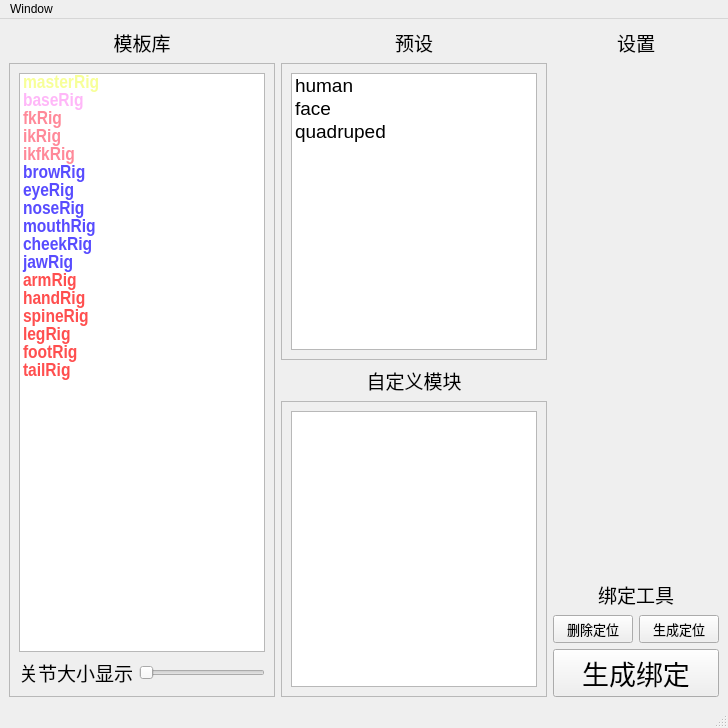
<?xml version="1.0" encoding="UTF-8"?>
<ui version="4.0">
 <class>MainWindow</class>
 <widget class="QMainWindow" name="MainWindow">
  <property name="geometry">
   <rect>
    <x>0</x>
    <y>0</y>
    <width>728</width>
    <height>728</height>
   </rect>
  </property>
  <property name="windowTitle">
   <string>MuZi_BindingSystem</string>
  </property>
  <widget class="QWidget" name="centralwidget">
   <layout class="QGridLayout" name="gridLayout">
    <item row="0" column="0">
     <layout class="QHBoxLayout" name="horizontalLayout">
      <item>
       <layout class="QVBoxLayout" name="proxy_layout">
        <property name="sizeConstraint">
         <enum>QLayout::SetDefaultConstraint</enum>
        </property>
        <item>
         <widget class="QLabel" name="proxy_label">
          <property name="enabled">
           <bool>true</bool>
          </property>
          <property name="sizePolicy">
           <sizepolicy hsizetype="Preferred" vsizetype="Preferred">
            <horstretch>0</horstretch>
            <verstretch>0</verstretch>
           </sizepolicy>
          </property>
          <property name="sizeIncrement">
           <size>
            <width>0</width>
            <height>0</height>
           </size>
          </property>
          <property name="font">
           <font>
            <family>Agency FB</family>
            <pointsize>14</pointsize>
           </font>
          </property>
          <property name="contextMenuPolicy">
           <enum>Qt::DefaultContextMenu</enum>
          </property>
          <property name="layoutDirection">
           <enum>Qt::LeftToRight</enum>
          </property>
          <property name="text">
           <string>模板库</string>
          </property>
          <property name="alignment">
           <set>Qt::AlignCenter</set>
          </property>
         </widget>
        </item>
        <item>
         <widget class="QScrollArea" name="scrollArea">
          <property name="widgetResizable">
           <bool>true</bool>
          </property>
          <widget class="QWidget" name="scrollAreaWidgetContents">
           <property name="geometry">
            <rect>
             <x>0</x>
             <y>0</y>
             <width>262</width>
             <height>629</height>
            </rect>
           </property>
           <layout class="QGridLayout" name="gridLayout_2">
            <item row="1" column="0">
             <layout class="QHBoxLayout" name="horizontalLayout_2">
              <item>
               <widget class="QLabel" name="jointRadius_label">
                <property name="font">
                 <font>
                  <family>Agency FB</family>
                  <pointsize>14</pointsize>
                 </font>
                </property>
                <property name="text">
                 <string>关节大小显示</string>
                </property>
               </widget>
              </item>
              <item>
               <widget class="QSlider" name="jointRadius_Slider">
                <property name="font">
                 <font>
                  <family>Agency FB</family>
                  <pointsize>14</pointsize>
                 </font>
                </property>
                <property name="contextMenuPolicy">
                 <enum>Qt::DefaultContextMenu</enum>
                </property>
                <property name="layoutDirection">
                 <enum>Qt::LeftToRight</enum>
                </property>
                <property name="minimum">
                 <number>1</number>
                </property>
                <property name="maximum">
                 <number>50</number>
                </property>
                <property name="orientation">
                 <enum>Qt::Horizontal</enum>
                </property>
               </widget>
              </item>
             </layout>
            </item>
            <item row="0" column="0">
             <widget class="QListWidget" name="proxy_widget">
              <property name="sizePolicy">
               <sizepolicy hsizetype="Preferred" vsizetype="Expanding">
                <horstretch>0</horstretch>
                <verstretch>0</verstretch>
               </sizepolicy>
              </property>
              <property name="baseSize">
               <size>
                <width>0</width>
                <height>0</height>
               </size>
              </property>
              <property name="font">
               <font>
                <family>Arial Narrow</family>
                <pointsize>14</pointsize>
                <weight>75</weight>
                <italic>false</italic>
                <bold>true</bold>
               </font>
              </property>
              <property name="mouseTracking">
               <bool>false</bool>
              </property>
              <property name="focusPolicy">
               <enum>Qt::StrongFocus</enum>
              </property>
              <property name="layoutDirection">
               <enum>Qt::LeftToRight</enum>
              </property>
              <property name="autoFillBackground">
               <bool>false</bool>
              </property>
              <property name="styleSheet">
               <string notr="true"/>
              </property>
              <property name="lineWidth">
               <number>0</number>
              </property>
              <property name="autoScroll">
               <bool>true</bool>
              </property>
              <property name="editTriggers">
               <set>QAbstractItemView::DoubleClicked|QAbstractItemView::EditKeyPressed</set>
              </property>
              <property name="dragEnabled">
               <bool>false</bool>
              </property>
              <property name="dragDropOverwriteMode">
               <bool>false</bool>
              </property>
              <property name="dragDropMode">
               <enum>QAbstractItemView::NoDragDrop</enum>
              </property>
              <property name="selectionMode">
               <enum>QAbstractItemView::SingleSelection</enum>
              </property>
              <property name="selectionRectVisible">
               <bool>false</bool>
              </property>
              <property name="sortingEnabled">
               <bool>false</bool>
              </property>
              <item>
               <property name="text">
                <string>masterRig</string>
               </property>
               <property name="foreground">
                <brush brushstyle="SolidPattern">
                 <color alpha="255">
                  <red>247</red>
                  <green>255</green>
                  <blue>152</blue>
                 </color>
                </brush>
               </property>
              </item>
              <item>
               <property name="text">
                <string>baseRig</string>
               </property>
               <property name="foreground">
                <brush brushstyle="SolidPattern">
                 <color alpha="255">
                  <red>255</red>
                  <green>183</green>
                  <blue>248</blue>
                 </color>
                </brush>
               </property>
              </item>
              <item>
               <property name="text">
                <string>fkRig</string>
               </property>
               <property name="background">
                <brush brushstyle="NoBrush">
                 <color alpha="255">
                  <red>0</red>
                  <green>0</green>
                  <blue>0</blue>
                 </color>
                </brush>
               </property>
               <property name="foreground">
                <brush brushstyle="SolidPattern">
                 <color alpha="255">
                  <red>255</red>
                  <green>137</green>
                  <blue>153</blue>
                 </color>
                </brush>
               </property>
              </item>
              <item>
               <property name="text">
                <string>ikRig</string>
               </property>
               <property name="foreground">
                <brush brushstyle="SolidPattern">
                 <color alpha="255">
                  <red>255</red>
                  <green>137</green>
                  <blue>153</blue>
                 </color>
                </brush>
               </property>
              </item>
              <item>
               <property name="text">
                <string>ikfkRig</string>
               </property>
               <property name="font">
                <font>
                 <kerning>true</kerning>
                </font>
               </property>
               <property name="textAlignment">
                <set>AlignLeading|AlignVCenter</set>
               </property>
               <property name="foreground">
                <brush brushstyle="SolidPattern">
                 <color alpha="255">
                  <red>255</red>
                  <green>137</green>
                  <blue>153</blue>
                 </color>
                </brush>
               </property>
              </item>
              <item>
               <property name="text">
                <string>browRig</string>
               </property>
               <property name="foreground">
                <brush brushstyle="SolidPattern">
                 <color alpha="255">
                  <red>88</red>
                  <green>76</green>
                  <blue>255</blue>
                 </color>
                </brush>
               </property>
              </item>
              <item>
               <property name="text">
                <string>eyeRig</string>
               </property>
               <property name="foreground">
                <brush brushstyle="SolidPattern">
                 <color alpha="255">
                  <red>88</red>
                  <green>76</green>
                  <blue>255</blue>
                 </color>
                </brush>
               </property>
              </item>
              <item>
               <property name="text">
                <string>noseRig</string>
               </property>
               <property name="foreground">
                <brush brushstyle="SolidPattern">
                 <color alpha="255">
                  <red>88</red>
                  <green>76</green>
                  <blue>255</blue>
                 </color>
                </brush>
               </property>
              </item>
              <item>
               <property name="text">
                <string>mouthRig</string>
               </property>
               <property name="foreground">
                <brush brushstyle="SolidPattern">
                 <color alpha="255">
                  <red>88</red>
                  <green>76</green>
                  <blue>255</blue>
                 </color>
                </brush>
               </property>
              </item>
              <item>
               <property name="text">
                <string>cheekRig</string>
               </property>
               <property name="foreground">
                <brush brushstyle="SolidPattern">
                 <color alpha="255">
                  <red>88</red>
                  <green>76</green>
                  <blue>255</blue>
                 </color>
                </brush>
               </property>
              </item>
              <item>
               <property name="text">
                <string>jawRig</string>
               </property>
               <property name="foreground">
                <brush brushstyle="SolidPattern">
                 <color alpha="255">
                  <red>88</red>
                  <green>76</green>
                  <blue>255</blue>
                 </color>
                </brush>
               </property>
              </item>
              <item>
               <property name="text">
                <string>armRig</string>
               </property>
               <property name="foreground">
                <brush brushstyle="SolidPattern">
                 <color alpha="255">
                  <red>255</red>
                  <green>79</green>
                  <blue>79</blue>
                 </color>
                </brush>
               </property>
              </item>
              <item>
               <property name="text">
                <string>handRig</string>
               </property>
               <property name="foreground">
                <brush brushstyle="SolidPattern">
                 <color alpha="255">
                  <red>255</red>
                  <green>79</green>
                  <blue>79</blue>
                 </color>
                </brush>
               </property>
              </item>
              <item>
               <property name="text">
                <string>spineRig</string>
               </property>
               <property name="foreground">
                <brush brushstyle="SolidPattern">
                 <color alpha="255">
                  <red>255</red>
                  <green>79</green>
                  <blue>79</blue>
                 </color>
                </brush>
               </property>
              </item>
              <item>
               <property name="text">
                <string>legRig</string>
               </property>
               <property name="foreground">
                <brush brushstyle="SolidPattern">
                 <color alpha="255">
                  <red>255</red>
                  <green>79</green>
                  <blue>79</blue>
                 </color>
                </brush>
               </property>
              </item>
              <item>
               <property name="text">
                <string>footRig</string>
               </property>
               <property name="foreground">
                <brush brushstyle="SolidPattern">
                 <color alpha="255">
                  <red>255</red>
                  <green>79</green>
                  <blue>79</blue>
                 </color>
                </brush>
               </property>
              </item>
              <item>
               <property name="text">
                <string>tailRig</string>
               </property>
               <property name="foreground">
                <brush brushstyle="SolidPattern">
                 <color alpha="255">
                  <red>255</red>
                  <green>79</green>
                  <blue>79</blue>
                 </color>
                </brush>
               </property>
              </item>
             </widget>
            </item>
           </layout>
          </widget>
         </widget>
        </item>
       </layout>
      </item>
      <item>
       <layout class="QVBoxLayout" name="verticalLayout_3">
        <item>
         <layout class="QVBoxLayout" name="preset_layout">
          <item>
           <widget class="QLabel" name="label">
            <property name="font">
             <font>
              <family>Agency FB</family>
              <pointsize>14</pointsize>
             </font>
            </property>
            <property name="text">
             <string>预设</string>
            </property>
            <property name="alignment">
             <set>Qt::AlignCenter</set>
            </property>
           </widget>
          </item>
          <item>
           <widget class="QScrollArea" name="scrollArea_2">
            <property name="widgetResizable">
             <bool>true</bool>
            </property>
            <widget class="QWidget" name="scrollAreaWidgetContents_5">
             <property name="geometry">
              <rect>
               <x>0</x>
               <y>0</y>
               <width>262</width>
               <height>294</height>
              </rect>
             </property>
             <layout class="QGridLayout" name="gridLayout_5">
              <item row="0" column="0">
               <widget class="QListWidget" name="preset_widget">
                <property name="font">
                 <font>
                  <pointsize>14</pointsize>
                 </font>
                </property>
                <property name="selectionMode">
                 <enum>QAbstractItemView::SingleSelection</enum>
                </property>
                <property name="selectionRectVisible">
                 <bool>false</bool>
                </property>
                <item>
                 <property name="text">
                  <string>human</string>
                 </property>
                </item>
                <item>
                 <property name="text">
                  <string>face</string>
                 </property>
                </item>
                <item>
                 <property name="text">
                  <string>quadruped</string>
                 </property>
                </item>
               </widget>
              </item>
             </layout>
            </widget>
           </widget>
          </item>
         </layout>
        </item>
        <item>
         <layout class="QVBoxLayout" name="custom_layout">
          <item>
           <widget class="QLabel" name="custom_label">
            <property name="font">
             <font>
              <family>Agency FB</family>
              <pointsize>14</pointsize>
             </font>
            </property>
            <property name="text">
             <string>自定义模块</string>
            </property>
            <property name="alignment">
             <set>Qt::AlignCenter</set>
            </property>
           </widget>
          </item>
          <item>
           <widget class="QScrollArea" name="scrollArea_3">
            <property name="widgetResizable">
             <bool>true</bool>
            </property>
            <widget class="QWidget" name="scrollAreaWidgetContents_3">
             <property name="geometry">
              <rect>
               <x>0</x>
               <y>0</y>
               <width>262</width>
               <height>293</height>
              </rect>
             </property>
             <layout class="QGridLayout" name="gridLayout_4">
              <item row="0" column="0">
               <widget class="QListWidget" name="custom_widget">
                <property name="font">
                 <font>
                  <family>Arial Narrow</family>
                  <pointsize>14</pointsize>
                 </font>
                </property>
                <property name="editTriggers">
                 <set>QAbstractItemView::AnyKeyPressed|QAbstractItemView::DoubleClicked|QAbstractItemView::EditKeyPressed</set>
                </property>
               </widget>
              </item>
             </layout>
            </widget>
           </widget>
          </item>
         </layout>
        </item>
       </layout>
      </item>
      <item>
       <layout class="QVBoxLayout" name="setting_layout">
        <item>
         <layout class="QVBoxLayout" name="verticalLayout_4">
          <item>
           <widget class="QLabel" name="label_3">
            <property name="font">
             <font>
              <family>Agency FB</family>
              <pointsize>14</pointsize>
             </font>
            </property>
            <property name="text">
             <string>设置</string>
            </property>
            <property name="alignment">
             <set>Qt::AlignCenter</set>
            </property>
           </widget>
          </item>
          <item>
           <layout class="QVBoxLayout" name="set_layout">
            <property name="topMargin">
             <number>9</number>
            </property>
            <property name="bottomMargin">
             <number>9</number>
            </property>
           </layout>
          </item>
          <item>
           <spacer name="verticalSpacer">
            <property name="orientation">
             <enum>Qt::Vertical</enum>
            </property>
            <property name="sizeHint" stdset="0">
             <size>
              <width>20</width>
              <height>40</height>
             </size>
            </property>
           </spacer>
          </item>
         </layout>
        </item>
        <item>
         <layout class="QVBoxLayout" name="verticalLayout">
          <item>
           <widget class="QLabel" name="label_2">
            <property name="font">
             <font>
              <family>Agency FB</family>
              <pointsize>14</pointsize>
             </font>
            </property>
            <property name="text">
             <string>绑定工具</string>
            </property>
            <property name="alignment">
             <set>Qt::AlignCenter</set>
            </property>
           </widget>
          </item>
          <item>
           <layout class="QHBoxLayout" name="horizontalLayout_3">
            <item>
             <widget class="QPushButton" name="delete_button">
              <property name="font">
               <font>
                <family>Agency FB</family>
                <pointsize>10</pointsize>
               </font>
              </property>
              <property name="text">
               <string>删除定位</string>
              </property>
             </widget>
            </item>
            <item>
             <widget class="QPushButton" name="ctrl_button">
              <property name="font">
               <font>
                <family>Agency FB</family>
                <pointsize>10</pointsize>
               </font>
              </property>
              <property name="text">
               <string>生成定位</string>
              </property>
             </widget>
            </item>
           </layout>
          </item>
          <item>
           <widget class="QPushButton" name="build_button">
            <property name="font">
             <font>
              <family>Agency FB</family>
              <pointsize>20</pointsize>
             </font>
            </property>
            <property name="text">
             <string>生成绑定</string>
            </property>
           </widget>
          </item>
         </layout>
        </item>
       </layout>
      </item>
     </layout>
    </item>
   </layout>
  </widget>
  <widget class="QMenuBar" name="menubar">
   <property name="geometry">
    <rect>
     <x>0</x>
     <y>0</y>
     <width>728</width>
     <height>23</height>
    </rect>
   </property>
   <widget class="QMenu" name="menuWindow">
    <property name="title">
     <string>Window</string>
    </property>
    <addaction name="actionRefersh"/>
   </widget>
   <addaction name="menuWindow"/>
  </widget>
  <widget class="QStatusBar" name="statusbar"/>
  <action name="actionRefersh">
   <property name="text">
    <string>refersh</string>
   </property>
  </action>
 </widget>
 <resources/>
 <connections/>
</ui>
